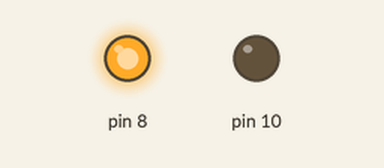
Simulated run of this program. Board: Raspberry Pi (header pin numbers). On the bench: output pins drawn as LEDs (lit = HIGH).

Above: at 0.5 s.
At 2.5 s:
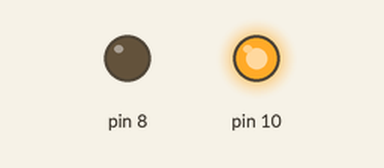
At 3.5 s:
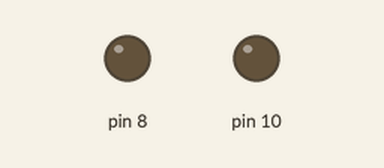
Timing chart, 0 to 5.2 s (numbered marks = the images above):
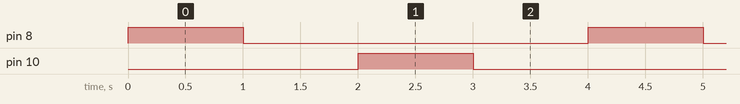

Measured:
- by itself, pin 8, pin 10: alternates HIGH for 1.0 s and LOW for 3.0 s
- by itself, everything shown: repeats every 4.0 s, in 4 steps

The program:

blinkled.py
```python
import time
import RPi.GPIO as GPIO
GPIO.setmode(GPIO.BOARD)
GPIO.setup(8,GPIO.OUT)
GPIO.setup(10,GPIO.OUT)

while True:
	GPIO.output(8,True)
	time.sleep(1)
	GPIO.output(8,False)
	time.sleep(1)
	GPIO.output(10,True)
	time.sleep(1)
	GPIO.output(10,False)
	time.sleep(1)
```
